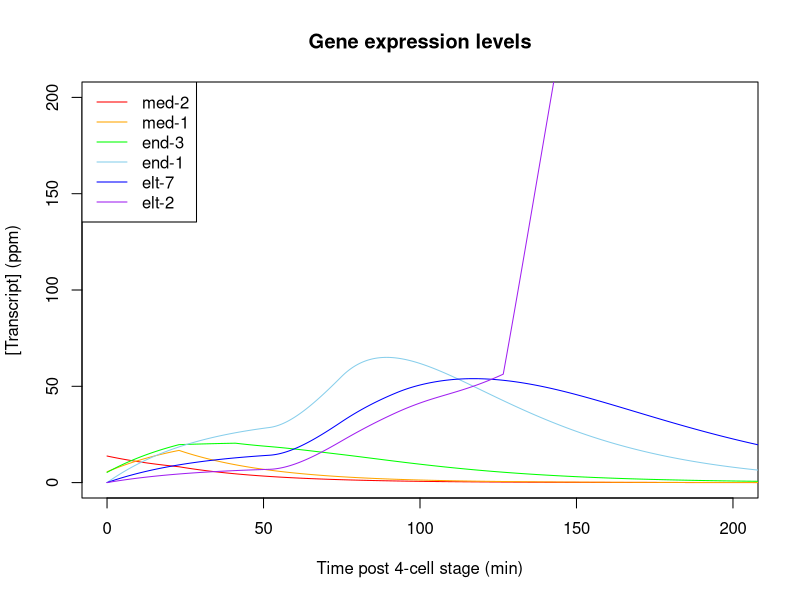

Generate this figure with R:
# C. elegans endoderm development GRN model - Tier model
# From "Recursive feedforward loops govern robust cell fate lockdown during C. elegans embryogenesis"
# by Chee Kiang Ewe, Erica M. Sommermann, Josh Kenchel, Sagen E. Flowers, Morris F. Maduro, and Joel H. Rothman
# UC Santa Barbara, UC Riverside, and UC Los Angeles
# Updated 13 March 2022 by Josh Kenchel
# jkenchel@ucsb.edu

# Program should be ready to run as-is.
# Flip logical vectors to make knockout mutants or adjust parameters as needed.
# Program will create a plot of gene expression levels and print elt-2 expression metrics to the console.

#Switches to make knockout mutants. Make TRUE to knock out. wt is all FALSE.
skn1ko <- FALSE
pop1ko <- FALSE
med2ko <- FALSE
med1ko <- FALSE
end3ko <- FALSE
end1ko <- FALSE
elt7ko <- FALSE
elt2ko <- FALSE

# Model parameters described in supplementary table
delta <- 3.278295e-02 #Native degradation rate
a1 <- 4.666656e-03 #SKN-1 activation of med-2
a2 <- 3.789606e-02 #SKN-1 activation of med-1
a3 <- 2.546014e-02 #SKN-1 activation of end-3
a4 <- 7.088873e-18 #SKN-1 activation of end-1
a6 <- 3.473743e-02 #MED-2 activation of end-3
a17 <- 4.436445e-18 #MED-2 activation of end-1
a7 <- 2.181668e-17 #MED-1 activation of end-3
a8 <- 2.048436e-01 #MED-1 activation of end-1
a9 <- 7.410022e-02 #POP-1 activation of end-3
a10 <- 8.742976e-17 #POP-1 activation of end-1
a12 <- 1.074840e-01 #END-3 activation of elt-7
a13 <- 1.559075e-17 #END-1 activation of elt-7
a14 <- 5.219584e-02 #END-3 activation of elt-2 adjusted from fitted value of 2.219584e-18
a15 <- 3.344716e-02 #END-1 activation of elt-2
f1 <- 1.185834e-01 #ELT-7 feedback
f2 <- 3.839391e-01 #ELT-2 feedback
theta1 <- 1.216969e+02 #Threshold required for ELT-7 feedback (ppm)
theta2 <- 2.141869e+01 #Threshold required for ELT-2 feedback (ppm)
tau <- 5.184828e+01 #Transcription-activation delay (min)

#Initial conditions (ppm)
skn1_0 <- 23
pop1_0 <- 3
med2_0 <- 13.8
med1_0 <- 5.6
end3_0 <- 5.3
end1_0 <- 0
elt7_0 <- 0
elt2_0 <- 0

#SKN-1 and POP-1 conditions for square waves
skn1on <- TRUE #at t=0
skn1offTime <- 23 #min
pop1on <- FALSE #at t=0
pop1onTime <- 23 #min
pop1offTime <- 41 #min

# Time settings
tEnd <- 1000 #total time of run, in min
dt <- 0.01 #Time step for Euler approximation
nTimepoints <- tEnd/dt + 1 #number of timepoints
times <- seq(0, tEnd, by = dt) #vector of all timepoints
txnDelayTimepoints <- round(tau/dt)

#Creating vectors to store expression level time series for all genes
med2 <- numeric(nTimepoints)
med1 <- numeric(nTimepoints)
end3 <- numeric(nTimepoints)
end1 <- numeric(nTimepoints)
elt7 <- numeric(nTimepoints)
elt2 <- numeric(nTimepoints)
med2[1] <- med2_0*!med2ko
med1[1] <- med1_0*!med1ko
end3[1] <- end3_0*!end3ko
end1[1] <- end1_0*!end1ko
elt7[1] <- elt7_0*!elt7ko
elt2[1] <- elt2_0*!elt2ko

# Loop through the number of timepoints given by the run time and time step dt
# The main part of the model
for(i in 1:(nTimepoints-1)){
  
  # Logical gates to create square waves for SKN-1 and POP-1
  if(times[i] > skn1offTime){
    skn1on <- FALSE
  }
  if(times[i] > pop1onTime){
    pop1on <- TRUE
  }
  if(times[i] > pop1offTime){
    pop1on <- FALSE
  }
  
  # conditions at t_i
  skn1 <- skn1_0*skn1on*!skn1ko
  pop1 <- pop1_0*pop1on*!pop1ko
  med2_i <- med2[i]
  med1_i <- med1[i]
  end3_i <- end3[i]
  end1_i <- end1[i]
  elt7_i <- elt7[i]
  elt2_i <- elt2[i]
  
  # Calculation of timepoint used for activation due to transcription-activation delay
  txnEffectTimepoint <- max(c(1, i - txnDelayTimepoints))
  med2_prev <- med2[txnEffectTimepoint]
  med1_prev <- med1[txnEffectTimepoint]
  end3_prev <- end3[txnEffectTimepoint]
  end1_prev <- end1[txnEffectTimepoint]
  elt7_prev <- elt7[txnEffectTimepoint]
  elt2_prev <- elt2[txnEffectTimepoint]
  
  # System of differential equations described in supplemental text
  # Conditions at t_i used to calculate rates of change
  dmed2 <- (skn1*a1 - delta*med2_i)*!med2ko
  dmed1 <- (skn1*a2 - delta*med1_i)*!med1ko
  dend3 <- (skn1*a3 + med1_prev*a7 + med2_prev*a6 + pop1*a9 - delta*end3_i)*!end3ko
  dend1 <- (skn1*a4 + med2_prev*a17 + med1_prev*a8 + pop1*a10 - delta*end1_i)*!end1ko
  delt7 <- (end1_prev*a13 + end3_prev*a12 + f1*(elt7_prev>theta1)*elt7_prev - delta*elt7_i)*!elt7ko
  delt2 <- (end1_prev*a15 + end3_prev*a14 + f2*(elt2_prev>theta2)*elt2_prev - delta*elt2_i)*!elt2ko
  
  # Calculation of conditions at t_i+1 given the derivatives and time step dt
  med2[i+1] <- med2_i + dt*dmed2
  med1[i+1] <- med1_i + dt*dmed1
  end3[i+1] <- end3_i + dt*dend3
  end1[i+1] <- end1_i + dt*dend1
  elt7[i+1] <- elt7_i + dt*delt7
  elt2[i+1] <- elt2_i + dt*delt2
}

#Make graph of gene expression levels
plot(y=med2, x=times, type = "l",
     ylab = "[Transcript] (ppm)", xlab = "Time post 4-cell stage (min)", 
     col = "red", ylim = c(0,200), xlim = c(0,200),
     main = "Gene expression levels")
lines(y=med1, x=times, type = "l", col = "orange")
lines(y=end3, x=times, type = "l", col = "green")
lines(y=end1, x=times, type = "l", col = "skyblue")
lines(y=elt7, x=times, type = "l", col = "blue")
lines(y=elt2, x=times, type = "l", col = "purple")
legend("topleft", legend = c("med-2", "med-1", "end-3", "end-1", "elt-7", "elt-2"),
       col = c("red", "orange", "green", "skyblue", "blue", "purple"), lwd = 1)

#Print metrics of elt-2 timing
#Arbitrary concentration threshold used for comparative metrics, based on transcriptomics data
elt2timeToArbitraryConc <- min(which(floor(elt2) == 134))*dt
#Arbitrary timepoint chosen to quantify elt-2 timing, again based on transcriptomics data
elt2atArbitraryTimepoint <- elt2[min(which(floor(times) == 186))]
elt2at260min <- elt2[min(which(floor(times) == 260))]
cat("elt-2 time to 134 ppm transcript: ", elt2timeToArbitraryConc, "\n",
    "[elt-2] at 186 min: ", elt2atArbitraryTimepoint, "\n",
    "[elt-2] at 260 min: ", elt2at260min, "\n")